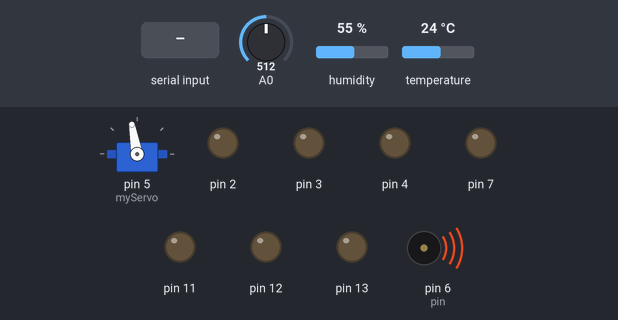
This sketch was run on a simulated Arduino Uno, built with avr-gcc and run on an emulated ATmega328P. Parts: servo, output pins drawn as LEDs (lit = HIGH), buzzer (waves = sounding). Inputs (shaded band) come from the test bench; at power-on: humidity 55 %, A0 = 512, temperature 24 °C. What the sketch prints to the serial monitor is not drawn.

Above: at 1.2 s.
1.3 s: "y" received over Serial
At 3.9 s:
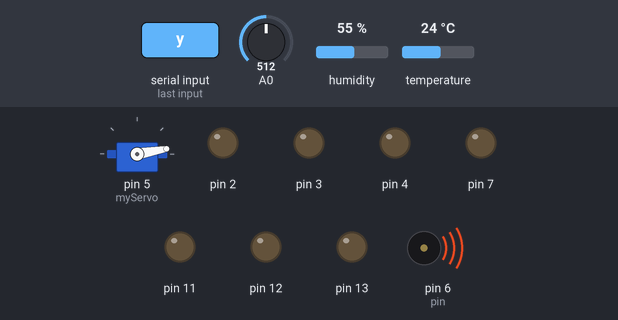
4.8 s: humidity set to 59 %
10.2 s: humidity set to 62 %
At 12.7 s:
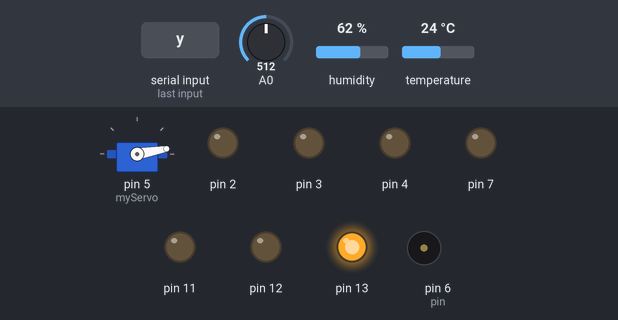
17.7 s: A0 set to 482
At 19.7 s:
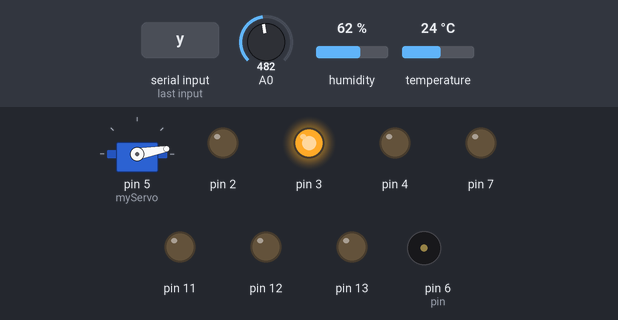
25.8 s: "n" received over Serial
At 27.6 s:
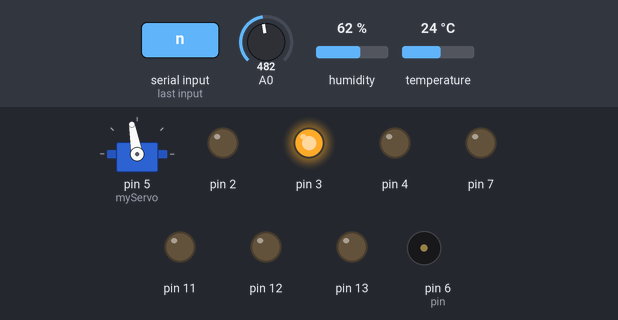
32.0 s: A0 set to 308
40.1 s: A0 set to 288
At 42.2 s:
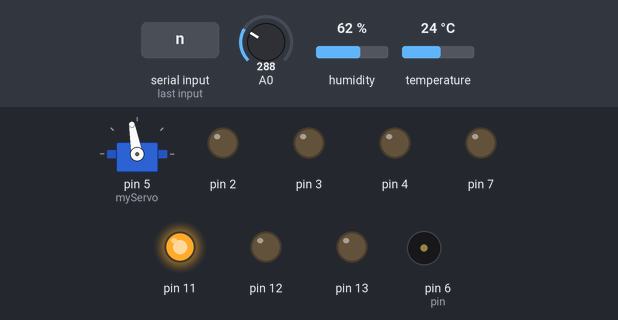
Timing chart, 0 to 47.5 s (numbered marks = the images above; inputs shaded):
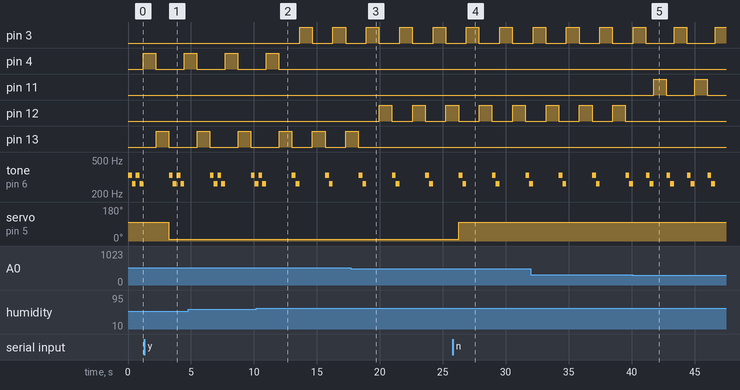

The sketch:

sketch_aug07a.ino
```cpp
#include <Servo.h>
#include "DHT.h"
const int PIN_DHT = 8;
int angle;
int melo = 300;
int pin = 6;
int dqata;
Servo myServo;
DHT dht( PIN_DHT, DHT11 );
// pin definition for the Uno
#define P_a 6
#define P_b 7
#define P_c 13
#define P_d 10
#define P_e 11
#define P_f 9
#define P_g 8
#define P_dp 12

char charA_out[80];

void setup() {
  //
  Serial.begin(9600);
  //pinMode(BUZZER,OUTPUT);
  //  pinMode(P_a,OUTPUT);
  //  pinMode(P_b,OUTPUT);
  //  pinMode(P_c,OUTPUT);
  //  pinMode(P_d,OUTPUT);
  //  pinMode(P_e,OUTPUT);
  // pinMode(P_f,OUTPUT);
  // pinMode(P_g,OUTPUT);
  // pinMode(P_dp,OUTPUT);
  pinMode(13, OUTPUT);
  pinMode(12, OUTPUT);
  pinMode(11, OUTPUT);
  pinMode(5, OUTPUT);
  pinMode(6, OUTPUT);
  pinMode(5, OUTPUT);
  pinMode(7, OUTPUT);
  pinMode(8, OUTPUT);
  pinMode(2, OUTPUT);
  pinMode(3, OUTPUT);
  pinMode(4, OUTPUT);


  // Serial.println("DHT11");
  dht.begin();
  myServo.attach(5);
  myServo.write(100);
}
//void loop() {
// int sensorValue;
//  sensorValue = analogRead(A0);
//  Serial.print("sensor = ");
//  Serial.println(sensorValue);
//  delay(10);
//}
void loop() {

  dqata = Serial.read();
  if (dqata != -1 ) {
    //debug ~~~~~~~~~~~~~~~~~~~~~~~~~~~~~
    Serial.write(dqata);
    //~~~~~~~~~~~~~~~~~~~~~~~~~~~~~~~~~~~
    if (dqata == 'y' ) {
      myServo.write(10);
      Serial.println("ON");
    } else if (dqata == 'n' ) {
      myServo.write(100);
      Serial.println("OFF");
    } else {
      }
  } else {
    Serial.print("{");
    bool isFahrenheit = true;
    float percentHumidity = dht.readHumidity();
    float temperature = dht.readTemperature();

    int temp = 800;
    if (temperature > 1000) {
      temp = 0;
      //    Serial.println(sensorValue);
    } else if (temperature > 27) {
      temp = 4;
      //heatOK
      //    digitalWrite(2, HIGH);
      //   delay(1000);
      //   digitalWrite(2, LOW);
    } else if (temperature > 25) {
      temp = 3;
      // warning
      //    digitalWrite(3, HIGH);
      //    delay(1000);
      //    digitalWrite(3, LOW);
    } else if (temperature > 22) {
      tone(pin, 330, melo) ;
      delay(melo) ;
      tone(pin, 262, melo) ;
      delay(melo) ;
      temp = 2;
      //OUT
      //   digitalWrite(4, HIGH);
      //    delay(1000);
      //   digitalWrite(4, LOW);
    } else {
      tone(pin, 330, melo) ;
      delay(melo) ;
      tone(pin, 262, melo) ;
      delay(melo) ;
      temp = 0;
      // digitalWrite(4, HIGH);
      //  delay(1000);
      // digitalWrite(4, LOW);
    }
    Serial.print("*temp*: *");
    Serial.print(temp);
    Serial.print("*, ");
    //}
    int Hu = 800;
    if (percentHumidity > 1000) {
      Hu = 0;
      //    Serial.println(sensorValue);
    } else if (percentHumidity > 80) {
      Hu = 4;
      //heatOK
      digitalWrite(2, HIGH);
      delay(1000);
      digitalWrite(2, LOW);
    } else if (percentHumidity > 60) {
      Hu = 3;
      // warning
      digitalWrite(3, HIGH);
      delay(1000);
      digitalWrite(3, LOW);
    } else if (percentHumidity > 40) {
      Hu = 2;
      //OUT
      tone(pin, 330, melo) ;
      delay(melo) ;
      tone(pin, 262, melo) ;
      delay(melo) ;
      digitalWrite(4, HIGH);
      delay(1000);
      digitalWrite(4, LOW);
    } else {
      Hu = 0;
      tone(pin, 330, melo) ;
      delay(melo) ;
      tone(pin, 262, melo) ;
      delay(melo) ;
      digitalWrite(4, HIGH);
      delay(1000);
      digitalWrite(4, LOW);
    }

    Serial.print("*situdo*: *");
    Serial.print(Hu);
    Serial.print("*, ");

    if (isnan(percentHumidity) || isnan(temperature)) {
      Serial.println("ERROR");
      return;
    }

    //  float heatIndex = dht.computeHeatIndex(
    //                    temperature,
    //                  percentHumidity,
    //                isFahrenheit);

    Serial.print ("*Temprature*: *");
    Serial.print (temperature);
    Serial.print("*, ");
    Serial.print("*Humidity*: *");
    Serial.print(percentHumidity);
    Serial.print("*, ");
    // s += "HI: ";
    //  s += String(heatIndex, 1);
    int sedr;
    sedr = analogRead(A0);
    int sensorValue;
    sensorValue = analogRead(A0);
    Serial.print("*watersensor*: *");
    Serial.print(sensorValue);
    Serial.print("*, ");
    delay(10);

    if (sensorValue > 1000) {
      sedr = 10;
      Serial.println(sensorValue);
    } else if (sensorValue > 500) {
      sedr = 4;
      digitalWrite(13, HIGH);
      delay(1000);
      digitalWrite(13, LOW);
    } else if (sensorValue > 300) {
      sedr = 3;
      digitalWrite(12, HIGH);
      delay(1000);
      digitalWrite(12, LOW);
    } else if (sensorValue > 50) {
      sedr = 2;
      tone(pin, 330, melo) ;
      delay(melo) ;
      tone(pin, 262, melo) ;
      delay(melo) ;
      digitalWrite(11, HIGH);
      delay(1000);
      digitalWrite(11, LOW);
    } else {
      sedr = 0;
      tone(pin, 330, melo) ;
      delay(melo) ;
      tone(pin, 262, melo) ;
      delay(melo) ;
      digitalWrite(11, HIGH);
      delay(1000);
      digitalWrite(11, LOW);
    }
    Serial.print("*water*: *");
    Serial.print(sedr);
    Serial.print("*");
    Serial.println(" }");
  }
}
```

Measured:
- the behaviour switches between 60 and 61 % on humidity (found by bisection; images 1 and 2)
- the behaviour switches between 501 and 500 on A0 (found by bisection; images 2 and 3)
- the behaviour switches between 301 and 300 on A0 (found by bisection; images 4 and 5)
- after the input at 1.3 s, servo on pin 5 (myServo): 100° → 10° after 2.0 s
- after the input at 10.2 s, pin 3: alternates HIGH for 1.0 s and LOW for 1.7 s, starting after 3.4 s; pin 4: goes on until 12.0 s, then stays LOW
- after the input at 17.7 s, pin 12: alternates HIGH for 1.0 s and LOW for 1.7 s, starting after 2.3 s; pin 13: goes on until 18.3 s, then stays LOW
- after the input at 25.8 s, servo on pin 5 (myServo): 10° → 100° after 0.45 s
- after the input at 40.1 s, pin 11: alternates HIGH for 1.0 s and LOW for 2.3 s, starting after 1.7 s; pin 12: stops changing and stays LOW
